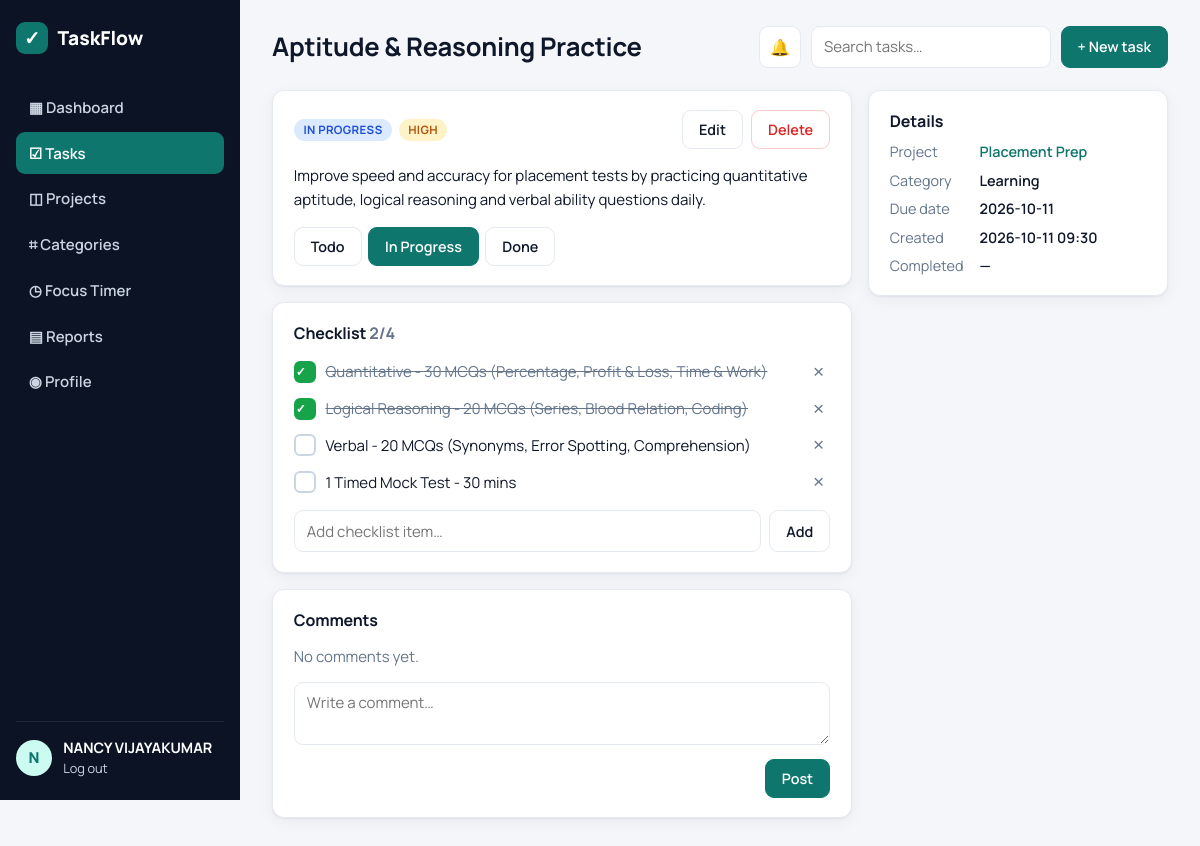
Page /tasks/2 (signed in) on the committed database.
### tables this page shows
CREATE TABLE users (
  id INTEGER PRIMARY KEY AUTOINCREMENT,
  username TEXT UNIQUE NOT NULL,
  email TEXT UNIQUE NOT NULL,
  full_name TEXT DEFAULT '',
  password_hash TEXT NOT NULL,
  created_at TIMESTAMP DEFAULT CURRENT_TIMESTAMP
);

CREATE TABLE tasks (
  id INTEGER PRIMARY KEY AUTOINCREMENT,
  user_id INTEGER NOT NULL REFERENCES users(id) ON DELETE CASCADE,
  project_id INTEGER REFERENCES projects(id) ON DELETE SET NULL,
  category_id INTEGER REFERENCES categories(id) ON DELETE SET NULL,
  title TEXT NOT NULL,
  description TEXT DEFAULT '',
  status TEXT NOT NULL DEFAULT 'todo' CHECK (status IN ('todo','in_progress','done')),
  priority TEXT NOT NULL DEFAULT 'medium' CHECK (priority IN ('low','medium','high','urgent')),
  due_date DATE,
  created_at TIMESTAMP DEFAULT CURRENT_TIMESTAMP,
  completed_at TIMESTAMP
);

CREATE TABLE subtasks (
  id INTEGER PRIMARY KEY AUTOINCREMENT,
  task_id INTEGER NOT NULL REFERENCES tasks(id) ON DELETE CASCADE,
  title TEXT NOT NULL,
  done INTEGER NOT NULL DEFAULT 0
);

CREATE TABLE projects (
  id INTEGER PRIMARY KEY AUTOINCREMENT,
  user_id INTEGER NOT NULL REFERENCES users(id) ON DELETE CASCADE,
  name TEXT NOT NULL,
  description TEXT DEFAULT '',
  color TEXT DEFAULT '#2563eb',
  created_at TIMESTAMP DEFAULT CURRENT_TIMESTAMP
);

CREATE TABLE categories (
  id INTEGER PRIMARY KEY AUTOINCREMENT,
  user_id INTEGER NOT NULL REFERENCES users(id) ON DELETE CASCADE,
  name TEXT NOT NULL
);

### tasks.py (the view)
@bp.route("/<int:tid>")
@login_required
def detail(tid):
    task = get_task(tid)
    db = get_db()
    subtasks = db.execute("SELECT * FROM subtasks WHERE task_id = ? ORDER BY id", (tid,)).fetchall()
    comments = db.execute("""SELECT c.*, u.username FROM comments c JOIN users u ON u.id = c.user_id
                             WHERE c.task_id = ? ORDER BY c.id""", (tid,)).fetchall()
    return render_template("tasks/detail.html", task=task, subtasks=subtasks, comments=comments)

### app.py (called while the page is built)
def create_app(test_config=None):
    app = Flask(__name__)
    app.config.from_object(Config)
    if test_config:
        app.config.update(test_config)
    db.init_app(app)
    sounds.ensure_sounds(app.static_folder)
    os.makedirs(app.config["RECORDINGS_DIR"], exist_ok=True)
    if not app.config.get("TESTING"):
        push.start_reminder_scheduler(app)
    for module in (auth, dashboard, projects, tasks, categories, reports, profile, focus, push):
        app.register_blueprint(module.bp)
    @app.template_filter("label")
    def label(value):
        return (value or "").replace("_", " ").title()
    @app.errorhandler(404)
    def not_found(e):
        return render_template("error.html", code=404, message="Page not found"), 404
    @app.errorhandler(400)
    def bad_request(e):
        return render_template("error.html", code=400, message="Bad request"), 400
    return app

### auth.py (called while the page is built)
def login_required(view):
    @functools.wraps(view)
    def wrapped(**kwargs):
        if g.user is None:
            flash("Please log in to continue.", "warning")
            return redirect(url_for("auth.login"))
        return view(**kwargs)
    return wrapped

@bp.before_app_request
def load_user():
    uid = session.get("user_id")
    g.user = get_db().execute("SELECT * FROM users WHERE id = ?", (uid,)).fetchone() if uid else None

### db.py (called while the page is built)
def get_db():
    if "db" not in g:
        g.db = sqlite3.connect(current_app.config["DATABASE"])
        g.db.row_factory = sqlite3.Row
        g.db.execute("PRAGMA foreign_keys = ON")
    return g.db

### tasks.py (called while the page is built)
def get_task(tid):
    t = get_db().execute(
        """SELECT t.*, p.name project_name, c.name category_name FROM tasks t
           LEFT JOIN projects p ON p.id = t.project_id LEFT JOIN categories c ON c.id = t.category_id
           WHERE t.id = ? AND t.user_id = ?""", (tid, g.user["id"])).fetchone()
    if t is None:
        abort(404)
    return t

### templates/tasks/detail.html
{% extends "base.html" %}{% block title %}{{ task.title }}{% endblock %}
{% block heading %}{{ task.title }}{% endblock %}
{% block content %}
<div class="grid-main">
  <div>
    <div class="card">
      <div class="row-between">
        <div class="meta"><span class="badge status-badge-{{ task.status }}">{{ task.status|label }}</span><span class="badge prio-{{ task.priority }}">{{ task.priority|label }}</span></div>
        <div class="row-end">
          <a class="btn" href="{{ url_for('tasks.edit', tid=task.id) }}">Edit</a>
          <form method="post" action="{{ url_for('tasks.delete', tid=task.id) }}" onsubmit="return confirm('Delete this task?')"><button class="btn btn-danger">Delete</button></form>
        </div>
      </div>
      <p class="desc">{{ task.description or 'No description.' }}</p>
      <div class="status-switch">
        {% for s in ['todo','in_progress','done'] %}
        <form method="post" action="{{ url_for('tasks.set_status', tid=task.id, status=s) }}"><button class="btn {{ 'btn-primary' if task.status==s else 'btn-ghost' }}">{{ s|label }}</button></form>
        {% endfor %}
      </div>
    </div>
    <div class="card">
      {% set done_n = subtasks|selectattr('done')|list|length %}
      <h3>Checklist <span class="muted">{{ done_n }}/{{ subtasks|length }}</span></h3>
      {% for s in subtasks %}
      <div class="subtask">
        <form method="post" action="{{ url_for('tasks.toggle_subtask', tid=task.id, sid=s.id) }}"><button class="check {{ 'on' if s.done }}">{{ '✓' if s.done else '' }}</button></form>
        <span class="{{ 'done' if s.done }}">{{ s.title }}</span>
        <form method="post" action="{{ url_for('tasks.delete_subtask', tid=task.id, sid=s.id) }}"><button class="link-x">×</button></form>
      </div>
      {% endfor %}
      <form method="post" action="{{ url_for('tasks.add_subtask', tid=task.id) }}" class="inline-form"><input name="title" placeholder="Add checklist item…" required><button class="btn">Add</button></form>
    </div>
    <div class="card">
      <h3>Comments</h3>
      {% for c in comments %}<div class="comment"><div class="avatar sm">{{ c.username[0]|upper }}</div><div><strong>{{ c.username }}</strong> <time class="muted">{{ c.created_at[:16] }}</time><p>{{ c.body }}</p></div></div>{% else %}<p class="muted">No comments yet.</p>{% endfor %}
      <form method="post" action="{{ url_for('tasks.add_comment', tid=task.id) }}" class="form"><textarea name="body" rows="2" placeholder="Write a comment…" required></textarea><div class="row-end"><button class="btn btn-primary">Post</button></div></form>
    </div>
  </div>
  <aside class="card details">
    <h3>Details</h3>
    <dl>
      <dt>Project</dt><dd>{% if task.project_id %}<a href="{{ url_for('projects.detail', pid=task.project_id) }}">{{ task.project_name }}</a>{% else %}—{% endif %}</dd>
      <dt>Category</dt><dd>{{ task.category_name or '—' }}</dd>
      <dt>Due date</dt><dd>{{ task.due_date or '—' }}</dd>
      <dt>Created</dt><dd>{{ task.created_at[:16] }}</dd>
      <dt>Completed</dt><dd>{{ task.completed_at[:16] if task.completed_at else '—' }}</dd>
    </dl>
  </aside>
</div>
{% endblock %}

### templates/base.html (shortened to what this page needs)
<!doctype html>
<html lang="en">
<head>
  <link rel="stylesheet" href="{{ url_for('static', filename='css/style.css') }}">
</head>
<body data-sounds="{{ url_for('static', filename='sounds/') }}">
{% if g.user %}
<div class="layout">
  <aside class="sidebar">
    <div class="brand"><span class="logo">✓</span> TaskFlow</div>
    {% set ep = request.endpoint or '' %}
    <nav>
      <a href="{{ url_for('dashboard.index') }}" class="{{ 'active' if ep.startswith('dashboard') }}">▦ Dashboard</a>
      <a href="{{ url_for('tasks.list_tasks') }}" class="{{ 'active' if ep.startswith('tasks') }}">☑ Tasks</a>
      <a href="{{ url_for('projects.list_projects') }}" class="{{ 'active' if ep.startswith('projects') }}">◫ Projects</a>
      <a href="{{ url_for('categories.index') }}" class="{{ 'active' if ep.startswith('categories') }}">⌗ Categories</a>
      <a href="{{ url_for('focus.index') }}" class="{{ 'active' if ep.startswith('focus') }}">◷ Focus Timer</a>
      <a href="{{ url_for('reports.index') }}" class="{{ 'active' if ep.startswith('reports') }}">▤ Reports</a>
      <a href="{{ url_for('profile.index') }}" class="{{ 'active' if ep.startswith('profile') }}">◉ Profile</a>
    </nav>
    <div class="sidebar-foot">
      <div class="avatar">{{ g.user['username'][0]|upper }}</div>
      <div><strong>{{ g.user['full_name'] or g.user['username'] }}</strong><a href="{{ url_for('auth.logout') }}">Log out</a></div>
    </div>
  </aside>
  <main class="content">
    <header class="topbar">
      <h1>{% block heading %}{% endblock %}</h1>
      <div class="topbar-actions">
        <button type="button" class="btn icon-btn" id="soundToggle" title="Sounds">🔊</button>
        <form action="{{ url_for('tasks.list_tasks') }}" class="search"><input name="q" placeholder="Search tasks…"></form>
        <a class="btn btn-primary" href="{{ url_for('tasks.edit') }}">+ New task</a>
      </div>
    </header>
    {% block content %}{% endblock %}
  </main>
</div>
{% else %}
<main class="auth-wrap">
  {% include "_flash.html" %}
  {% block auth %}{% endblock %}
</main>
{% endif %}
</body>
</html>

### static/css/style.css (style rules this page uses)
:root { --bg:#f4f6fa;--surface:#fff;--ink:#0f172a;--muted:#64748b;--line:#e5e9f0; --primary:#0f766e;--primary-ink:#fff;--primary-soft:#ccfbf1; --danger:#dc2626;--warn:#d97706;--ok:#16a34a;--info:#2563eb; --sidebar:#0b1324;--sidebar-ink:#cbd5e1; --radius:12px;--shadow:0 1px 2px rgba(15,23,42,.05),0 4px 16px rgba(15,23,42,.05); }
* { box-sizing:border-box }
body { margin:0;font-family:Manrope,system-ui,sans-serif;background:var(--bg);color:var(--ink);font-size:15px }
a { color:var(--primary);text-decoration:none }
h1,h2,h3 { margin:0 0 .6rem;letter-spacing:-.01em }
h3 { font-size:1rem }
.muted { color:var(--muted) }
.layout { display:flex;min-height:100vh }
.sidebar { width:240px;background:var(--sidebar);color:var(--sidebar-ink);display:flex;flex-direction:column;padding:1.4rem 1rem;position:sticky;top:0;height:100vh }
.brand { display:flex;align-items:center;gap:.6rem;font-weight:800;font-size:1.2rem;color:#fff;margin-bottom:2rem }
.logo { display:grid;place-items:center;width:32px;height:32px;border-radius:9px;background:var(--primary);color:#fff }
.sidebar nav { display:flex;flex-direction:column;gap:.25rem;flex:1 }
.sidebar nav a { color:var(--sidebar-ink);padding:.65rem .8rem;border-radius:9px;font-weight:600 }
.sidebar nav a.active { background:var(--primary);color:#fff }
.sidebar-foot { display:flex;gap:.7rem;align-items:center;border-top:1px solid rgba(255,255,255,.08);padding-top:1rem }
.sidebar-foot strong { display:block;color:#fff;font-size:.9rem }
.sidebar-foot a { color:var(--sidebar-ink);font-size:.8rem }
.avatar { width:36px;height:36px;border-radius:50%;background:var(--primary-soft);color:var(--primary);display:grid;place-items:center;font-weight:800;flex-shrink:0 }
.content { flex:1;padding:1.6rem 2rem;max-width:1200px;min-width:0 }
.topbar { display:flex;justify-content:space-between;align-items:center;margin-bottom:1.4rem;gap:1rem;flex-wrap:wrap }
.topbar h1 { font-size:1.6rem;margin:0 }
.topbar-actions { display:flex;gap:.6rem }
.search input { width:240px }
.card { background:var(--surface);border:1px solid var(--line);border-radius:var(--radius);padding:1.2rem 1.3rem;box-shadow:var(--shadow);margin-bottom:1rem }
.btn { display:inline-flex;align-items:center;gap:.3rem;padding:.55rem 1rem;border-radius:9px;border:1px solid var(--line);background:var(--surface);color:var(--ink);font:inherit;font-weight:600;cursor:pointer;font-size:.9rem }
.btn-primary { background:var(--primary);border-color:var(--primary);color:var(--primary-ink) }
.btn-danger { color:var(--danger);border-color:#fecaca }
.btn-ghost { background:transparent }
input,select,textarea { font:inherit;padding:.6rem .75rem;border:1px solid var(--line);border-radius:9px;background:#fff;color:var(--ink);width:100% }
.form { display:flex;flex-direction:column;gap:.9rem }
.row-between { display:flex;justify-content:space-between;align-items:center;gap:1rem }
.row-end { display:flex;justify-content:flex-end;gap:.5rem;align-items:center;flex-wrap:wrap }
.row-end form,.status-switch form,.move form,.subtask form { margin:0 }
.grid-main { display:grid;grid-template-columns:1fr 300px;gap:1rem;align-items:start }
.done { text-decoration:line-through;color:var(--muted) }
.badge { font-size:.72rem;font-weight:700;padding:.22rem .6rem;border-radius:99px;text-transform:uppercase;letter-spacing:.03em }
.prio-high { background:#fef3c7;color:#b45309 }
.status-badge-in_progress { background:#dbeafe;color:#1d4ed8 }
.meta { display:flex;gap:.4rem }
.desc { white-space:pre-wrap;line-height:1.6 }
.status-switch { display:flex;gap:.4rem;margin-top:.8rem }
.subtask { display:flex;align-items:center;gap:.6rem;padding:.4rem 0 }
.subtask span { flex:1 }
.check { width:22px;height:22px;border-radius:6px;border:2px solid #cbd5e1;background:#fff;cursor:pointer;color:#fff;font-weight:800;padding:0;font-size:.75rem }
.check.on { background:var(--ok);border-color:var(--ok) }
.link-x { background:none;border:0;color:var(--muted);font-size:1.2rem;cursor:pointer }
.inline-form { display:flex;gap:.5rem;margin-top:.6rem }
.inline-form input { flex:1 }
.details dl { display:grid;grid-template-columns:auto 1fr;gap:.6rem 1rem;margin:0;font-size:.9rem }
.details dt { color:var(--muted) }
.details dd { margin:0;font-weight:600 }
.icon-btn { padding:.5rem .65rem;font-size:1rem }
.check { display:flex!important;flex-direction:row!important;align-items:center;gap:.5rem;font-weight:600 }

### rows in the picture
users: username "N", full_name "NANCY VIJAYAKUMAR"
tasks: title "Aptitude & Reasoning Practice", status|label "IN PROGRESS", priority|label "HIGH", description "Improve speed and accuracy for placement tests by practicing quantitative aptitude, logical reasoning and verbal ability questions daily.", due_date "2026-10-11", created_at "2026-10-11 09:30"
subtasks: done "✓", title "Quantitative - 30 MCQs (Percentage, Profit & Loss, Time & Work)"
subtasks: done "✓", title "Logical Reasoning - 20 MCQs (Series, Blood Relation, Coding)"
subtasks: done 0 (drawn), title "Verbal - 20 MCQs (Synonyms, Error Spotting, Comprehension)"
subtasks: done 0 (drawn), title "1 Timed Mock Test - 30 mins"
projects: project_name "Placement Prep"
categories: name "Learning"

### other values in the picture
{{ s|label }} "Todo" "In Progress" "Done"
{{ done_n }} "2"
{{ subtasks|length }} "4"
{{ task.completed_at[:16] if task.completed_at else '—' }} "—"
